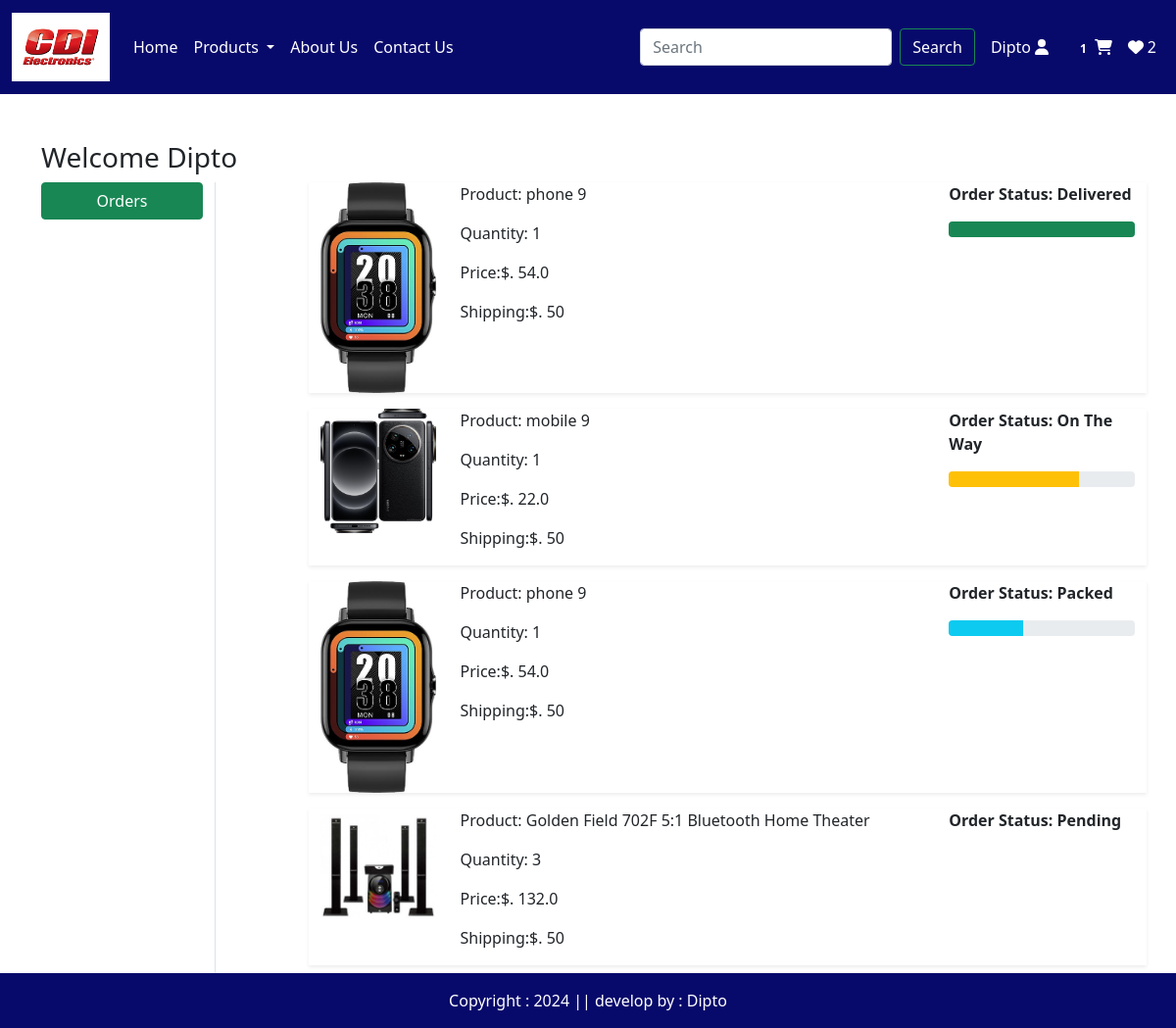
Screenshot of /orders/ (signed in) with the database file from the repository.
### eapp/models.py (models this page shows, shortened)
class OrderPlaced(models.Model):
    user = models.ForeignKey(User,on_delete=models.CASCADE)
    customer = models.ForeignKey(Customer,on_delete=models.CASCADE)
    product = models.ForeignKey(Product,on_delete=models.CASCADE)
    quantity = models.PositiveIntegerField(default=1)
    ordered_date = models.DateTimeField(auto_now_add=True)
    status = models.CharField(max_length=50,choices=STATUS_CHOICES, default='Pending')
    @property
    def total_cost(self):
        return self.quantity * self.product.discounted_price

class Product(models.Model):
    title = models.CharField(max_length=100)
    selling_price = models.FloatField()
    discounted_price = models.FloatField()
    description = models.TextField()
    category = models.CharField(choices=CATEGORY_CHOICES, max_length=2)
    brand = models.CharField(max_length=100)
    stock = models.IntegerField()
    product_image = models.ImageField(upload_to='product')

### eapp/views.py (the view)
# urls.py: path('orders/', views.orders, name='orders'),
@login_required
def orders(request):
    totalitem = 0
    wishitem = 0
    if request.user.is_authenticated:
        totalitem = len(Cart.objects.filter(user=request.user))
        wishitem = len(Wishlist.objects.filter(user=request.user))
    op = OrderPlaced.objects.filter(user=request.user)
    return render(request, 'app/orders.html', {'order_placed':op, 'totalitem':totalitem,'wishitem':wishitem})

### eapp/templates/app/orders.html (shortened to what this page needs)
{% extends 'app/base.html' %}
{% load static %}
{% block main-content %}
<div class="container my-5">
    <div class="row">
    <h3>Welcome <span class="text-capitalize">{{request.user}}</span></h3>
     <div class="col-sm-2 border-end">
      <ul class="list-unstyled">
       <li class="d-grid"><a href="{% url 'orders' %}" class="btn btn-success">Orders</a></li>
      </ul>
     </div>
     <div class="col-sm-9 offset-sm-1">
      {% for op in order_placed %}
      <div class="row shadow-sm mb-3">
       <div class="col-sm-2">
        <img src="{{op.product.product_image.url}}" alt="" srcset=""
        class="img-fluid" height="150" width="150">
       </div>
       <div class="col-sm-7">
        <p>Product: {{op.product.title}}</p>
        <p>Quantity: {{op.quantity}}</p>
        <p>Price:$. {{op.total_cost}}</p>
        <p>Shipping:$. 50</p>
       </div>
       <div class="col-sm-3 fw-bold">
        <p>Order Status: {{op.status}}</p>
          {% if op.status == 'Packed' %}
        <div class="progress">
          <div class="progress-bar bg-info" role="progressbar" style="width: 40%" aria-valuenow="40" aria-valuenow="0" aria-valuemax="100"></div>
        </div>
          {% endif %}
          {% if op.status == 'On The Way' %}
        <div class="progress">
          <div class="progress-bar bg-warning" role="progressbar" style="width: 70%" aria-valuenow="70" aria-valuenow="0" aria-valuemax="100"></div>
        </div>
          {% endif %}
          {% if op.status == 'Delivered' %}
        <div class="progress">
          <div class="progress-bar bg-success" role="progressbar" style="width: 100%" aria-valuenow="100" aria-valuenow="0" aria-valuemax="100"></div>
        </div>
          {% endif %}
       </div>
      </div>
      {% endfor %}
     </div>
    </div>
   </div>
{% endblock main-content %}

### eapp/templates/app/base.html (shortened to what this page needs)
<!DOCTYPE html>
{% load static %}
<html lang="en">
<head>
    <link href="https://cdn.jsdelivr.net/npm/bootstrap@5.0.2/dist/css/bootstrap.min.css" rel="stylesheet">
    <link rel="stylesheet" href="https://cdnjs.cloudflare.com/ajax/libs/font-awesome/6.4.2/css/all.min.css" />
    <link rel="stylesheet" href="http://maxcdn.bootstrapcdn.com/font-awesome/4.2.0/css/font-awesome.min.css">
    <link rel="stylesheet" href="{% static 'app/css/owl.carousel.min.css' %}"/>
    <link rel="stylesheet" href="{% static 'app/css/all.min.css' %}"/>
    <link rel="stylesheet" href="{% static 'app/css/style.css' %}"/>
</head>
<body>
  <nav class="navbar navbar-expand-lg navbar-light ">
    <div class="container-fluid">
      <a class="navbar-brand" href="#"><img src="{% static "app/images/logo.png" %}" width="100" height="70" /></a>
      <div class="collapse navbar-collapse" id="navbarSupportedContent">
        <ul class="navbar-nav me-auto mb-2 mb-lg-0">
          {% if request.user.is_authenticated %}
          <li class="nav-item">
            <a class="nav-link text-white active" aria-current="page" href="/">Home</a>
          </li>
          <li class="nav-item dropdown">
            <a class="nav-link dropdown-toggle text-white" href="#" id="electronicsDropdown" role="button" data-bs-toggle="dropdown" aria-expanded="false">
              Products
            </a>
          </li>
          <li class="nav-item">
            <a class="nav-link text-white active" aria-current="page" href="{% url 'about' %}">About Us</a>
          </li><li class="nav-item">
            <a class="nav-link text-white active" aria-current="page" href="{% url 'contact' %}">Contact Us</a>
          </li>
        </ul>
        <form class="d-flex" action="/search/" method="get">
          <input class="form-control me-2" type="text" placeholder="Search" aria-label="Search" name="query"/>
          <button class="btn btn-outline-success text-white" type="submit">Search</button>
        </form>
      </div>
      <ul class="navbar-nav me-auto mb-2 mb-lg-0">
        <li class="nav-item dropdown mx-2">
          <a class="nav-link  text-white" href="#" id="navbarDropdown" role="button" data-bs-toggle="dropdown" aria-expanded="false">
            {{request.user.username|capfirst}} <i class="fa-solid fa-user" style="color:white;"></i></a>
        </li>
          </li><li class="nav-item">
             <a class="nav-link text-white active" aria-current="page" href="{% url 'showcart' %}"><span class="badge bg-denger">{{totalitem}}</span><i class="fa-solid fa-cart-shopping" style="color:white;"></i></a>
          </li>
          </li><li class="nav-item">
            <a class="nav-link text-white active" aria-current="page" href="{% url 'show-wishlist' %}"><i class="fa-solid fa-heart" style="color:white;"></i><span >{% if wishitem > 0 %} {{wishitem}} {% endif %}</span></a>
          </li>
           {% endif %}
      </ul>
    </div>
  </nav>
       {% block main-content %} {% endblock main-content %}
      <footer class=" container-fluid text-white text-center fixed-bottom p-3" style="background-color:rgba(4, 6, 105, 0.982);">
        Copyright : 2024 || develop by : Dipto
     </footer>
</body>
</html>

### eapp/static/app/css/style.css (style rules this page uses)
.navbar { background-color:rgba(4, 6, 105, 0.982); }

### rows the page displays
OrderPlaced: product.product_image (picture), product "phone 9", quantity "1", total_cost "54.0", status "Delivered"
OrderPlaced: product.product_image (picture), product "mobile 9", quantity "1", total_cost "22.0", status "On The Way"
OrderPlaced: product.product_image (picture), product "phone 9", quantity "1", total_cost "54.0", status "Packed"
OrderPlaced: product.product_image (picture), product "Golden Field 702F 5:1 Bluetooth Home Theater", quantity "3", total_cost "132.0", status "Pending"

### other values shown
{{ request.user.username|capfirst }} "Dipto"
{{ totalitem }} "1"
{{ wishitem }} "2"
{{ request.user }} "Dipto"
